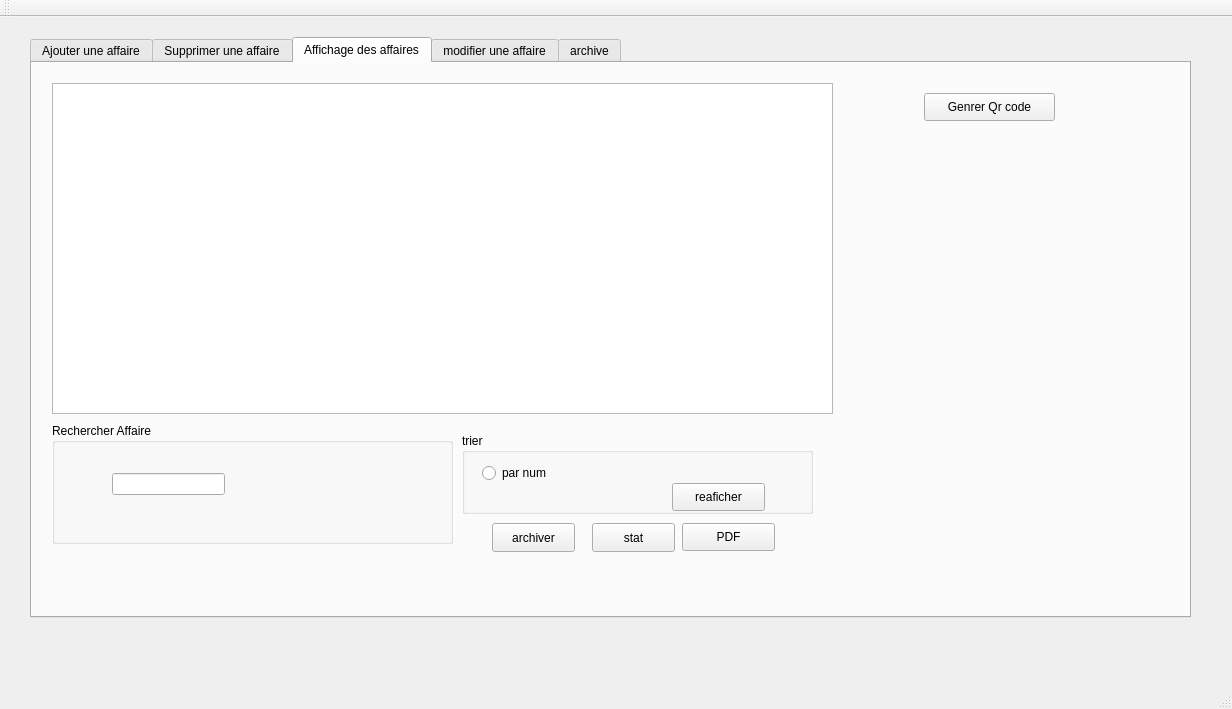
<?xml version="1.0" encoding="UTF-8"?>
<ui version="4.0">
 <class>MainWindow</class>
 <widget class="QMainWindow" name="MainWindow">
  <property name="geometry">
   <rect>
    <x>0</x>
    <y>0</y>
    <width>1232</width>
    <height>709</height>
   </rect>
  </property>
  <property name="windowTitle">
   <string>Gestion des Affaires</string>
  </property>
  <widget class="QWidget" name="centralWidget">
   <widget class="QTabWidget" name="tabWidget">
    <property name="geometry">
     <rect>
      <x>30</x>
      <y>20</y>
      <width>1161</width>
      <height>581</height>
     </rect>
    </property>
    <property name="currentIndex">
     <number>2</number>
    </property>
    <widget class="QWidget" name="tab">
     <attribute name="title">
      <string>Ajouter une affaire</string>
     </attribute>
     <widget class="QGroupBox" name="groupBox">
      <property name="geometry">
       <rect>
        <x>30</x>
        <y>60</y>
        <width>481</width>
        <height>341</height>
       </rect>
      </property>
      <property name="title">
       <string/>
      </property>
      <widget class="QLabel" name="label">
       <property name="geometry">
        <rect>
         <x>10</x>
         <y>40</y>
         <width>47</width>
         <height>13</height>
        </rect>
       </property>
       <property name="text">
        <string>Num aff</string>
       </property>
      </widget>
      <widget class="QLabel" name="label_2">
       <property name="geometry">
        <rect>
         <x>10</x>
         <y>80</y>
         <width>47</width>
         <height>13</height>
        </rect>
       </property>
       <property name="text">
        <string>dateins</string>
       </property>
      </widget>
      <widget class="QLabel" name="label_3">
       <property name="geometry">
        <rect>
         <x>10</x>
         <y>120</y>
         <width>47</width>
         <height>13</height>
        </rect>
       </property>
       <property name="text">
        <string>type</string>
       </property>
      </widget>
      <widget class="QLineEdit" name="lNum">
       <property name="geometry">
        <rect>
         <x>140</x>
         <y>40</y>
         <width>113</width>
         <height>20</height>
        </rect>
       </property>
      </widget>
      <widget class="QLineEdit" name="ltyp">
       <property name="geometry">
        <rect>
         <x>60</x>
         <y>120</y>
         <width>113</width>
         <height>20</height>
        </rect>
       </property>
      </widget>
      <widget class="QLabel" name="label_4">
       <property name="geometry">
        <rect>
         <x>10</x>
         <y>170</y>
         <width>56</width>
         <height>16</height>
        </rect>
       </property>
       <property name="text">
        <string>etat</string>
       </property>
      </widget>
      <widget class="QLabel" name="label_5">
       <property name="geometry">
        <rect>
         <x>10</x>
         <y>230</y>
         <width>56</width>
         <height>16</height>
        </rect>
       </property>
       <property name="text">
        <string>object</string>
       </property>
      </widget>
      <widget class="QLineEdit" name="lob">
       <property name="geometry">
        <rect>
         <x>140</x>
         <y>230</y>
         <width>113</width>
         <height>22</height>
        </rect>
       </property>
      </widget>
      <widget class="QPushButton" name="pushButton">
       <property name="geometry">
        <rect>
         <x>250</x>
         <y>270</y>
         <width>75</width>
         <height>23</height>
        </rect>
       </property>
       <property name="text">
        <string>Ajouter</string>
       </property>
      </widget>
      <widget class="QDateEdit" name="dateEditA">
       <property name="geometry">
        <rect>
         <x>140</x>
         <y>80</y>
         <width>110</width>
         <height>22</height>
        </rect>
       </property>
      </widget>
      <widget class="QRadioButton" name="radioButtonA1">
       <property name="geometry">
        <rect>
         <x>70</x>
         <y>170</y>
         <width>97</width>
         <height>20</height>
        </rect>
       </property>
       <property name="text">
        <string>en cours</string>
       </property>
      </widget>
      <widget class="QRadioButton" name="radioButton_2">
       <property name="geometry">
        <rect>
         <x>180</x>
         <y>170</y>
         <width>97</width>
         <height>20</height>
        </rect>
       </property>
       <property name="text">
        <string>cloture</string>
       </property>
      </widget>
     </widget>
    </widget>
    <widget class="QWidget" name="tab_2">
     <attribute name="title">
      <string>Supprimer une affaire</string>
     </attribute>
     <widget class="QGroupBox" name="groupBox_2">
      <property name="geometry">
       <rect>
        <x>20</x>
        <y>60</y>
        <width>731</width>
        <height>161</height>
       </rect>
      </property>
      <property name="title">
       <string/>
      </property>
      <widget class="QPushButton" name="pushButton_2">
       <property name="geometry">
        <rect>
         <x>190</x>
         <y>80</y>
         <width>93</width>
         <height>28</height>
        </rect>
       </property>
       <property name="text">
        <string>supprimer</string>
       </property>
      </widget>
      <widget class="QLabel" name="label_6">
       <property name="geometry">
        <rect>
         <x>50</x>
         <y>20</y>
         <width>351</width>
         <height>16</height>
        </rect>
       </property>
       <property name="text">
        <string>VEUILLER INTRODUIRE NUMERO DE L'AFFAIRE </string>
       </property>
      </widget>
      <widget class="QComboBox" name="comboBoxS">
       <property name="geometry">
        <rect>
         <x>350</x>
         <y>20</y>
         <width>73</width>
         <height>22</height>
        </rect>
       </property>
      </widget>
     </widget>
    </widget>
    <widget class="QWidget" name="tab_3">
     <attribute name="title">
      <string>Affichage des affaires</string>
     </attribute>
     <widget class="QTableView" name="tableView">
      <property name="geometry">
       <rect>
        <x>20</x>
        <y>20</y>
        <width>781</width>
        <height>331</height>
       </rect>
      </property>
     </widget>
     <widget class="QGroupBox" name="groupBox_4">
      <property name="geometry">
       <rect>
        <x>20</x>
        <y>360</y>
        <width>401</width>
        <height>121</height>
       </rect>
      </property>
      <property name="title">
       <string>Rechercher Affaire</string>
      </property>
      <widget class="QLineEdit" name="lineEdit">
       <property name="geometry">
        <rect>
         <x>60</x>
         <y>50</y>
         <width>113</width>
         <height>22</height>
        </rect>
       </property>
      </widget>
     </widget>
     <widget class="QGroupBox" name="groupBox_5">
      <property name="geometry">
       <rect>
        <x>430</x>
        <y>370</y>
        <width>351</width>
        <height>81</height>
       </rect>
      </property>
      <property name="title">
       <string>trier</string>
      </property>
      <widget class="QRadioButton" name="radioButtontridate">
       <property name="geometry">
        <rect>
         <x>20</x>
         <y>30</y>
         <width>97</width>
         <height>20</height>
        </rect>
       </property>
       <property name="text">
        <string>par num</string>
       </property>
      </widget>
      <widget class="QPushButton" name="pushButtontri">
       <property name="geometry">
        <rect>
         <x>210</x>
         <y>50</y>
         <width>93</width>
         <height>28</height>
        </rect>
       </property>
       <property name="text">
        <string>reaficher</string>
       </property>
      </widget>
     </widget>
     <widget class="QPushButton" name="PDF">
      <property name="geometry">
       <rect>
        <x>650</x>
        <y>460</y>
        <width>93</width>
        <height>28</height>
       </rect>
      </property>
      <property name="text">
       <string>PDF</string>
      </property>
     </widget>
     <widget class="QPushButton" name="pushButton_archiver_raz">
      <property name="geometry">
       <rect>
        <x>460</x>
        <y>460</y>
        <width>83</width>
        <height>29</height>
       </rect>
      </property>
      <property name="text">
       <string>archiver</string>
      </property>
     </widget>
     <widget class="QPushButton" name="stat_raz">
      <property name="geometry">
       <rect>
        <x>560</x>
        <y>460</y>
        <width>83</width>
        <height>29</height>
       </rect>
      </property>
      <property name="text">
       <string>stat</string>
      </property>
     </widget>
     <widget class="QPushButton" name="pushButton_4">
      <property name="geometry">
       <rect>
        <x>892</x>
        <y>30</y>
        <width>131</width>
        <height>28</height>
       </rect>
      </property>
      <property name="text">
       <string>Genrer Qr code</string>
      </property>
     </widget>
     <widget class="QLabel" name="label_Qrcode">
      <property name="geometry">
       <rect>
        <x>900</x>
        <y>140</y>
        <width>251</width>
        <height>221</height>
       </rect>
      </property>
      <property name="text">
       <string/>
      </property>
     </widget>
    </widget>
    <widget class="QWidget" name="tab_4">
     <attribute name="title">
      <string>modifier une affaire</string>
     </attribute>
     <widget class="QGroupBox" name="groupBox_3">
      <property name="geometry">
       <rect>
        <x>100</x>
        <y>50</y>
        <width>651</width>
        <height>401</height>
       </rect>
      </property>
      <property name="title">
       <string/>
      </property>
      <widget class="QLabel" name="label_7">
       <property name="geometry">
        <rect>
         <x>20</x>
         <y>50</y>
         <width>121</width>
         <height>16</height>
        </rect>
       </property>
       <property name="text">
        <string>Numero affaire</string>
       </property>
      </widget>
      <widget class="QLabel" name="label_8">
       <property name="geometry">
        <rect>
         <x>30</x>
         <y>110</y>
         <width>56</width>
         <height>16</height>
        </rect>
       </property>
       <property name="text">
        <string>type</string>
       </property>
      </widget>
      <widget class="QLabel" name="label_9">
       <property name="geometry">
        <rect>
         <x>30</x>
         <y>170</y>
         <width>81</width>
         <height>16</height>
        </rect>
       </property>
       <property name="text">
        <string>dateinscrit</string>
       </property>
      </widget>
      <widget class="QLabel" name="label_10">
       <property name="geometry">
        <rect>
         <x>30</x>
         <y>220</y>
         <width>71</width>
         <height>16</height>
        </rect>
       </property>
       <property name="text">
        <string>etat affaire</string>
       </property>
      </widget>
      <widget class="QLabel" name="label_11">
       <property name="geometry">
        <rect>
         <x>30</x>
         <y>270</y>
         <width>56</width>
         <height>16</height>
        </rect>
       </property>
       <property name="text">
        <string>object</string>
       </property>
      </widget>
      <widget class="QPushButton" name="pushButton_3">
       <property name="geometry">
        <rect>
         <x>430</x>
         <y>260</y>
         <width>93</width>
         <height>28</height>
        </rect>
       </property>
       <property name="text">
        <string>valider </string>
       </property>
      </widget>
      <widget class="QLineEdit" name="lineEdit_3">
       <property name="geometry">
        <rect>
         <x>130</x>
         <y>110</y>
         <width>113</width>
         <height>22</height>
        </rect>
       </property>
      </widget>
      <widget class="QLineEdit" name="lineEdit_6">
       <property name="geometry">
        <rect>
         <x>130</x>
         <y>270</y>
         <width>113</width>
         <height>22</height>
        </rect>
       </property>
      </widget>
      <widget class="QComboBox" name="comboBoxM">
       <property name="geometry">
        <rect>
         <x>130</x>
         <y>50</y>
         <width>73</width>
         <height>22</height>
        </rect>
       </property>
      </widget>
      <widget class="QDateEdit" name="dateEditM">
       <property name="geometry">
        <rect>
         <x>140</x>
         <y>170</y>
         <width>110</width>
         <height>22</height>
        </rect>
       </property>
      </widget>
      <widget class="QRadioButton" name="radioButtonME">
       <property name="geometry">
        <rect>
         <x>130</x>
         <y>220</y>
         <width>97</width>
         <height>20</height>
        </rect>
       </property>
       <property name="text">
        <string>en cours</string>
       </property>
      </widget>
      <widget class="QRadioButton" name="radioButton_3">
       <property name="geometry">
        <rect>
         <x>230</x>
         <y>220</y>
         <width>97</width>
         <height>20</height>
        </rect>
       </property>
       <property name="text">
        <string>cloture</string>
       </property>
      </widget>
     </widget>
    </widget>
    <widget class="QWidget" name="tab_5">
     <attribute name="title">
      <string>archive</string>
     </attribute>
     <widget class="QTableView" name="tableView_archive">
      <property name="geometry">
       <rect>
        <x>10</x>
        <y>20</y>
        <width>781</width>
        <height>331</height>
       </rect>
      </property>
     </widget>
     <widget class="QPushButton" name="desearchive_raz">
      <property name="geometry">
       <rect>
        <x>30</x>
        <y>360</y>
        <width>83</width>
        <height>29</height>
       </rect>
      </property>
      <property name="text">
       <string>desarchiver</string>
      </property>
     </widget>
    </widget>
   </widget>
  </widget>
  <widget class="QMenuBar" name="menuBar">
   <property name="geometry">
    <rect>
     <x>0</x>
     <y>0</y>
     <width>1232</width>
     <height>26</height>
    </rect>
   </property>
  </widget>
  <widget class="QToolBar" name="mainToolBar">
   <attribute name="toolBarArea">
    <enum>TopToolBarArea</enum>
   </attribute>
   <attribute name="toolBarBreak">
    <bool>false</bool>
   </attribute>
  </widget>
  <widget class="QStatusBar" name="statusBar"/>
 </widget>
 <layoutdefault spacing="6" margin="11"/>
 <resources/>
 <connections/>
</ui>
